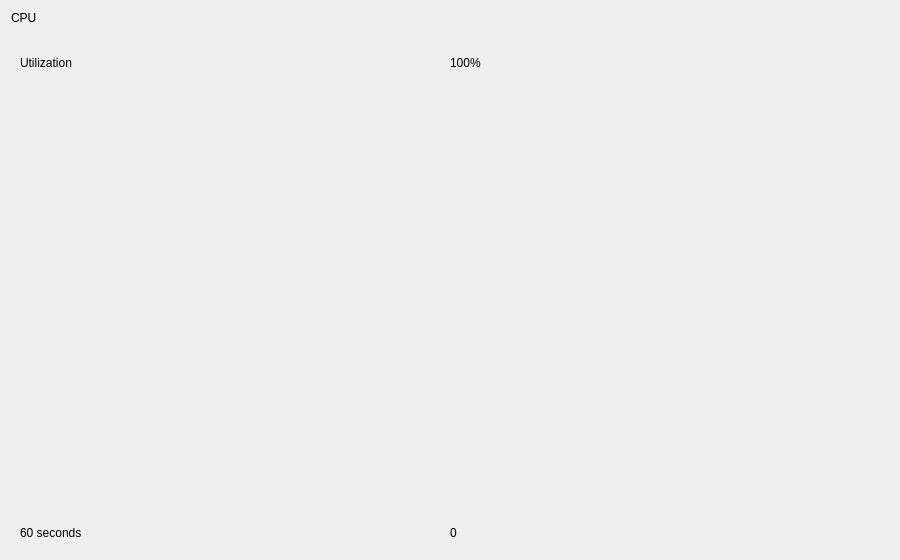
<?xml version="1.0" encoding="UTF-8"?>
<ui version="4.0">
 <class>CpuDetailWidget</class>
 <widget class="QWidget" name="CpuDetailWidget">
  <property name="geometry">
   <rect><x>0</x><y>0</y><width>900</width><height>560</height></rect>
  </property>
  <layout class="QVBoxLayout" name="verticalLayout">

   <!-- Header: title, model name and the graph mode switch (added at runtime) -->
   <item>
    <layout class="QHBoxLayout" name="headerLayout">
     <item>
      <layout class="QVBoxLayout" name="headerLabelLayout">
       <property name="spacing"><number>2</number></property>
       <item>
        <widget class="QLabel" name="titleLabel">
         <property name="text"><string>CPU</string></property>
        </widget>
       </item>
       <item>
        <widget class="QLabel" name="modelNameLabel">
         <property name="text"><string notr="true"></string></property>
        </widget>
       </item>
      </layout>
     </item>
     <item>
      <spacer name="headerSpacer">
       <property name="orientation"><enum>Qt::Horizontal</enum></property>
       <property name="sizeHint" stdset="0"><size><width>40</width><height>0</height></size></property>
      </spacer>
     </item>
    </layout>
   </item>

   <!-- Body: graph column + statistics -->
   <item>
    <layout class="QHBoxLayout" name="bodyLayout">
     <item>
      <layout class="QVBoxLayout" name="graphColumn">
       <item>
        <widget class="Perf::GraphCard" name="graphCard">
         <layout class="QVBoxLayout" name="graphCardLayout">
          <item>
           <layout class="QHBoxLayout" name="graphHeaderLayout">
            <item>
             <widget class="QLabel" name="graphTitleLabel">
              <property name="text"><string>Utilization</string></property>
             </widget>
            </item>
            <item>
             <widget class="QLabel" name="graphMaxLabel">
              <property name="text"><string notr="true">100%</string></property>
             </widget>
            </item>
           </layout>
          </item>
          <item>
           <!-- CpuGraphArea is inserted here at runtime -->
           <widget class="QWidget" name="graphAreaContainer">
            <property name="minimumHeight"><number>120</number></property>
            <property name="sizePolicy">
             <sizepolicy hsizetype="Expanding" vsizetype="Expanding">
              <horstretch>0</horstretch>
              <verstretch>1</verstretch>
             </sizepolicy>
            </property>
           </widget>
          </item>
          <item>
           <layout class="QHBoxLayout" name="timeAxisLayout">
            <item>
             <widget class="QLabel" name="timeLeftLabel">
              <property name="text"><string>60 seconds</string></property>
             </widget>
            </item>
            <item>
             <widget class="QLabel" name="timeRightLabel">
              <property name="text"><string>0</string></property>
             </widget>
            </item>
           </layout>
          </item>
         </layout>
        </widget>
       </item>
      </layout>
     </item>
     <item>
      <!-- Labels are handed to the panel in display order by CpuDetailWidget -->
      <widget class="Perf::StatsPanel" name="statsPanel">
       <widget class="QLabel" name="statUtilLabel"><property name="text"><string>Utilization</string></property></widget>
       <widget class="QLabel" name="statUtilValue"><property name="text"><string>0%</string></property></widget>
       <widget class="QLabel" name="statSpeedLabel"><property name="text"><string>Speed</string></property></widget>
       <widget class="QLabel" name="statSpeedValue"><property name="text"><string>—</string></property></widget>
       <widget class="QLabel" name="statProcessesLabel"><property name="text"><string>Processes</string></property></widget>
       <widget class="QLabel" name="statProcessesValue"><property name="text"><string>—</string></property></widget>
       <widget class="QLabel" name="statThreadsLabel"><property name="text"><string>Threads</string></property></widget>
       <widget class="QLabel" name="statThreadsValue"><property name="text"><string>—</string></property></widget>
       <widget class="QLabel" name="statTempLabel"><property name="text"><string>Temperature</string></property></widget>
       <widget class="QLabel" name="statTempValue"><property name="text"><string>—</string></property></widget>
       <widget class="QLabel" name="statUptimeLabel"><property name="text"><string>Uptime</string></property></widget>
       <widget class="QLabel" name="statUptimeValue"><property name="text"><string>—</string></property></widget>
       <widget class="QLabel" name="statLogicalCpusLabel"><property name="text"><string>Logical processors</string></property></widget>
       <widget class="QLabel" name="statLogicalCpusValue"><property name="text"><string>—</string></property></widget>
       <widget class="QLabel" name="statVmLabel"><property name="text"><string>Virtual machine</string></property></widget>
       <widget class="QLabel" name="statVmValue"><property name="text"><string>—</string></property></widget>
      </widget>
     </item>
    </layout>
   </item>

  </layout>
 </widget>
 <customwidgets>
  <customwidget>
   <class>Perf::GraphCard</class>
   <extends>QFrame</extends>
   <header>perf/graphcard.h</header>
   <container>1</container>
  </customwidget>
  <customwidget>
   <class>Perf::StatsPanel</class>
   <extends>QFrame</extends>
   <header>perf/statspanel.h</header>
   <container>1</container>
  </customwidget>
 </customwidgets>
 <resources/>
 <connections/>
</ui>
